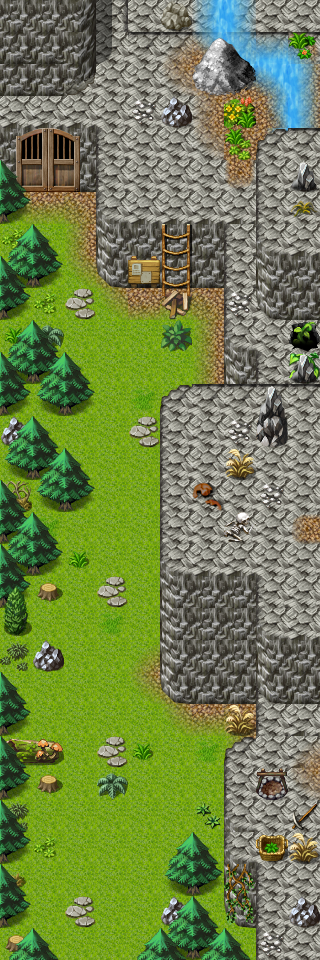

Below is a game level as drawn by its tile map, then a one-line description and the .tmx that defines it (tile-layer data replaced by summaries):
An orthogonal 10x30 tile map with 32x32 px tiles, 6 tile layers (Base, Ground, Objects, Objects_1, ...), 3 hidden layers not drawn, 60 tilesets and 28 objects (8x script, 8x replace, 6x spawn, 4x mapchange, 2x key).

<map version="1.5" tiledversion="1.7.2" orientation="orthogonal" renderorder="right-down" width="10" height="30" tilewidth="32" tileheight="32" infinite="0" nextlayerid="14" nextobjectid="29">
 <tileset firstgid="1" name="map_bed_1" tilewidth="32" tileheight="32" tilecount="128" columns="16">
  <image source="../drawable/map_bed_1.png" width="512" height="256" />
 </tileset>
 <tileset firstgid="129" name="map_border_1" tilewidth="32" tileheight="32" tilecount="128" columns="16">
  <image source="../drawable/map_border_1.png" width="512" height="256" />
 </tileset>
 <tileset firstgid="257" name="map_bridge_1" tilewidth="32" tileheight="32" tilecount="128" columns="16">
  <image source="../drawable/map_bridge_1.png" width="512" height="256" />
 </tileset>
 <tileset firstgid="385" name="map_bridge_2" tilewidth="32" tileheight="32" tilecount="128" columns="16">
  <image source="../drawable/map_bridge_2.png" width="512" height="256" />
 </tileset>
 <tileset firstgid="513" name="map_broken_1" tilewidth="32" tileheight="32" tilecount="128" columns="16">
  <image source="../drawable/map_broken_1.png" width="512" height="256" />
 </tileset>
 <tileset firstgid="641" name="map_cavewall_1" tilewidth="32" tileheight="32" tilecount="108" columns="18">
  <image source="../drawable/map_cavewall_1.png" width="576" height="192" />
 </tileset>
 <tileset firstgid="749" name="map_cavewall_2" tilewidth="32" tileheight="32" tilecount="108" columns="18">
  <image source="../drawable/map_cavewall_2.png" width="576" height="192" />
 </tileset>
 <tileset firstgid="857" name="map_cavewall_3" tilewidth="32" tileheight="32" tilecount="108" columns="18">
  <image source="../drawable/map_cavewall_3.png" width="576" height="192" />
 </tileset>
 <tileset firstgid="965" name="map_cavewall_4" tilewidth="32" tileheight="32" tilecount="108" columns="18">
  <image source="../drawable/map_cavewall_4.png" width="576" height="192" />
 </tileset>
 <tileset firstgid="1073" name="map_chair_table_1" tilewidth="32" tileheight="32" tilecount="128" columns="16">
  <image source="../drawable/map_chair_table_1.png" width="512" height="256" />
 </tileset>
 <tileset firstgid="1201" name="map_chair_table_2" tilewidth="32" tileheight="32" tilecount="128" columns="16">
  <image source="../drawable/map_chair_table_2.png" width="512" height="256" />
 </tileset>
 <tileset firstgid="1329" name="map_crate_1" tilewidth="32" tileheight="32" tilecount="128" columns="16">
  <image source="../drawable/map_crate_1.png" width="512" height="256" />
 </tileset>
 <tileset firstgid="1457" name="map_cupboard_1" tilewidth="32" tileheight="32" tilecount="128" columns="16">
  <image source="../drawable/map_cupboard_1.png" width="512" height="256" />
 </tileset>
 <tileset firstgid="1585" name="map_curtain_1" tilewidth="32" tileheight="32" tilecount="128" columns="16">
  <image source="../drawable/map_curtain_1.png" width="512" height="256" />
 </tileset>
 <tileset firstgid="1713" name="map_entrance_1" tilewidth="32" tileheight="32" tilecount="128" columns="16">
  <image source="../drawable/map_entrance_1.png" width="512" height="256" />
 </tileset>
 <tileset firstgid="1841" name="map_entrance_2" tilewidth="32" tileheight="32" tilecount="128" columns="16">
  <image source="../drawable/map_entrance_2.png" width="512" height="256" />
 </tileset>
 <tileset firstgid="1969" name="map_fence_1" tilewidth="32" tileheight="32" tilecount="128" columns="16">
  <image source="../drawable/map_fence_1.png" width="512" height="256" />
 </tileset>
 <tileset firstgid="2097" name="map_fence_2" tilewidth="32" tileheight="32" tilecount="128" columns="16">
  <image source="../drawable/map_fence_2.png" width="512" height="256" />
 </tileset>
 <tileset firstgid="2225" name="map_fence_3" tilewidth="32" tileheight="32" tilecount="128" columns="16">
  <image source="../drawable/map_fence_3.png" width="512" height="256" />
 </tileset>
 <tileset firstgid="2353" name="map_fence_4" tilewidth="32" tileheight="32" tilecount="128" columns="16">
  <image source="../drawable/map_fence_4.png" width="512" height="256" />
 </tileset>
 <tileset firstgid="2481" name="map_ground_1" tilewidth="32" tileheight="32" tilecount="128" columns="16">
  <image source="../drawable/map_ground_1.png" width="512" height="256" />
 </tileset>
 <tileset firstgid="2609" name="map_ground_2" tilewidth="32" tileheight="32" tilecount="128" columns="16">
  <image source="../drawable/map_ground_2.png" width="512" height="256" />
 </tileset>
 <tileset firstgid="2737" name="map_ground_3" tilewidth="32" tileheight="32" tilecount="128" columns="16">
  <image source="../drawable/map_ground_3.png" width="512" height="256" />
 </tileset>
 <tileset firstgid="2865" name="map_ground_4" tilewidth="32" tileheight="32" tilecount="128" columns="16">
  <image source="../drawable/map_ground_4.png" width="512" height="256" />
 </tileset>
 <tileset firstgid="2993" name="map_ground_5" tilewidth="32" tileheight="32" tilecount="128" columns="16">
  <image source="../drawable/map_ground_5.png" width="512" height="256" />
 </tileset>
 <tileset firstgid="3121" name="map_ground_6" tilewidth="32" tileheight="32" tilecount="128" columns="16">
  <image source="../drawable/map_ground_6.png" width="512" height="256" />
 </tileset>
 <tileset firstgid="3249" name="map_ground_7" tilewidth="32" tileheight="32" tilecount="128" columns="16">
  <image source="../drawable/map_ground_7.png" width="512" height="256" />
 </tileset>
 <tileset firstgid="3377" name="map_ground_8" tilewidth="32" tileheight="32" tilecount="128" columns="16">
  <image source="../drawable/map_ground_8.png" width="512" height="256" />
 </tileset>
 <tileset firstgid="3505" name="map_house_1" tilewidth="32" tileheight="32" tilecount="128" columns="16">
  <image source="../drawable/map_house_1.png" width="512" height="256" />
 </tileset>
 <tileset firstgid="3633" name="map_house_2" tilewidth="32" tileheight="32" tilecount="128" columns="16">
  <image source="../drawable/map_house_2.png" width="512" height="256" />
 </tileset>
 <tileset firstgid="3761" name="map_indoor_1" tilewidth="32" tileheight="32" tilecount="128" columns="16">
  <image source="../drawable/map_indoor_1.png" width="512" height="256" />
 </tileset>
 <tileset firstgid="3889" name="map_indoor_2" tilewidth="32" tileheight="32" tilecount="128" columns="16">
  <image source="../drawable/map_indoor_2.png" width="512" height="256" />
 </tileset>
 <tileset firstgid="4017" name="map_kitchen_1" tilewidth="32" tileheight="32" tilecount="128" columns="16">
  <image source="../drawable/map_kitchen_1.png" width="512" height="256" />
 </tileset>
 <tileset firstgid="4145" name="map_outdoor_1" tilewidth="32" tileheight="32" tilecount="128" columns="16">
  <image source="../drawable/map_outdoor_1.png" width="512" height="256" />
 </tileset>
 <tileset firstgid="4273" name="map_pillar_1" tilewidth="32" tileheight="32" tilecount="128" columns="16">
  <image source="../drawable/map_pillar_1.png" width="512" height="256" />
 </tileset>
 <tileset firstgid="4401" name="map_pillar_2" tilewidth="32" tileheight="32" tilecount="128" columns="16">
  <image source="../drawable/map_pillar_2.png" width="512" height="256" />
 </tileset>
 <tileset firstgid="4529" name="map_plant_1" tilewidth="32" tileheight="32" tilecount="128" columns="16">
  <image source="../drawable/map_plant_1.png" width="512" height="256" />
 </tileset>
 <tileset firstgid="4657" name="map_plant_2" tilewidth="32" tileheight="32" tilecount="128" columns="16">
  <image source="../drawable/map_plant_2.png" width="512" height="256" />
 </tileset>
 <tileset firstgid="4785" name="map_rock_1" tilewidth="32" tileheight="32" tilecount="128" columns="16">
  <image source="../drawable/map_rock_1.png" width="512" height="256" />
 </tileset>
 <tileset firstgid="4913" name="map_rock_2" tilewidth="32" tileheight="32" tilecount="128" columns="16">
  <image source="../drawable/map_rock_2.png" width="512" height="256" />
 </tileset>
 <tileset firstgid="5041" name="map_roof_1" tilewidth="32" tileheight="32" tilecount="128" columns="16">
  <image source="../drawable/map_roof_1.png" width="512" height="256" />
 </tileset>
 <tileset firstgid="5169" name="map_roof_2" tilewidth="32" tileheight="32" tilecount="128" columns="16">
  <image source="../drawable/map_roof_2.png" width="512" height="256" />
 </tileset>
 <tileset firstgid="5297" name="map_roof_3" tilewidth="32" tileheight="32" tilecount="128" columns="16">
  <image source="../drawable/map_roof_3.png" width="512" height="256" />
 </tileset>
 <tileset firstgid="5425" name="map_shop_1" tilewidth="32" tileheight="32" tilecount="128" columns="16">
  <image source="../drawable/map_shop_1.png" width="512" height="256" />
 </tileset>
 <tileset firstgid="5553" name="map_sign_ladder_1" tilewidth="32" tileheight="32" tilecount="128" columns="16">
  <image source="../drawable/map_sign_ladder_1.png" width="512" height="256" />
 </tileset>
 <tileset firstgid="5681" name="map_table_1" tilewidth="32" tileheight="32" tilecount="128" columns="16">
  <image source="../drawable/map_table_1.png" width="512" height="256" />
 </tileset>
 <tileset firstgid="5809" name="map_trail_1" tilewidth="32" tileheight="32" tilecount="128" columns="16">
  <image source="../drawable/map_trail_1.png" width="512" height="256" />
 </tileset>
 <tileset firstgid="5937" name="map_transition_1" tilewidth="32" tileheight="32" tilecount="128" columns="16">
  <image source="../drawable/map_transition_1.png" width="512" height="256" />
 </tileset>
 <tileset firstgid="6065" name="map_transition_2" tilewidth="32" tileheight="32" tilecount="128" columns="16">
  <image source="../drawable/map_transition_2.png" width="512" height="256" />
 </tileset>
 <tileset firstgid="6193" name="map_transition_3" tilewidth="32" tileheight="32" tilecount="128" columns="16">
  <image source="../drawable/map_transition_3.png" width="512" height="256" />
 </tileset>
 <tileset firstgid="6321" name="map_transition_4" tilewidth="32" tileheight="32" tilecount="128" columns="16">
  <image source="../drawable/map_transition_4.png" width="512" height="256" />
 </tileset>
 <tileset firstgid="6449" name="map_transition_6" tilewidth="32" tileheight="32" tilecount="144" columns="18">
  <image source="../drawable/map_transition_6.png" width="576" height="256" />
 </tileset>
 <tileset firstgid="6593" name="map_tree_1" tilewidth="32" tileheight="32" tilecount="128" columns="16">
  <image source="../drawable/map_tree_1.png" width="512" height="256" />
 </tileset>
 <tileset firstgid="6721" name="map_tree_2" tilewidth="32" tileheight="32" tilecount="128" columns="16">
  <image source="../drawable/map_tree_2.png" width="512" height="256" />
 </tileset>
 <tileset firstgid="6849" name="map_wall_1" tilewidth="32" tileheight="32" tilecount="128" columns="16">
  <image source="../drawable/map_wall_1.png" width="512" height="256" />
 </tileset>
 <tileset firstgid="6977" name="map_wall_2" tilewidth="32" tileheight="32" tilecount="120" columns="15">
  <image source="../drawable/map_wall_2.png" width="480" height="256" />
 </tileset>
 <tileset firstgid="7097" name="map_wall_3" tilewidth="32" tileheight="32" tilecount="120" columns="15">
  <image source="../drawable/map_wall_3.png" width="480" height="256" />
 </tileset>
 <tileset firstgid="7217" name="map_wall_4" tilewidth="32" tileheight="32" tilecount="120" columns="15">
  <image source="../drawable/map_wall_4.png" width="480" height="256" />
 </tileset>
 <tileset firstgid="7337" name="map_window_1" tilewidth="32" tileheight="32" tilecount="128" columns="16">
  <image source="../drawable/map_window_1.png" width="512" height="256" />
 </tileset>
 <tileset firstgid="7465" name="map_window_2" tilewidth="32" tileheight="32" tilecount="128" columns="16">
  <image source="../drawable/map_window_2.png" width="512" height="256" />
 </tileset>
 <layer id="1" name="Base" width="10" height="30">
  <data>[300 cells, 3 non-empty, 3 distinct tile ids]</data>
 </layer>
 <layer id="2" name="Ground" width="10" height="30">
  <data>[300 cells, 300 non-empty, 16 distinct tile ids]</data>
 </layer>
 <layer id="3" name="Objects" width="10" height="30">
  <data>[300 cells, 137 non-empty, 61 distinct tile ids]</data>
 </layer>
 <layer id="4" name="Objects_1" width="10" height="30">
  <data>[300 cells, 8 non-empty, 8 distinct tile ids]</data>
 </layer>
 <layer id="5" name="Above" width="10" height="30">
  <data>[300 cells, 62 non-empty, 32 distinct tile ids]</data>
 </layer>
 <layer id="6" name="Top" width="10" height="30">
  <data>[300 cells, 8 non-empty, 8 distinct tile ids]</data>
 </layer>
 <layer id="7" name="Walkable" width="10" height="30" visible="0">
  <data>[300 cells, 189 non-empty, 1 distinct tile ids]</data>
 </layer>
 <layer id="8" name="Walkable_2" width="10" height="30" visible="0">
  <data>[300 cells, 189 non-empty, 1 distinct tile ids]</data>
 </layer>
 <layer id="9" name="Walkable_1" width="10" height="30" visible="0">
  <data>[300 cells, 208 non-empty, 1 distinct tile ids]</data>
 </layer>
 <objectgroup id="10" name="Mapevents" visible="0">
  <object id="1" name="south" type="mapchange" x="64" y="928" width="64" height="32">
   <properties>
    <property name="map" value="blackwater_mountain14" />
    <property name="place" value="north2" />
   </properties>
  </object>
  <object id="2" name="bwm17_vine_selector" type="script" x="224" y="800" width="96" height="32">
   <properties>
    <property name="when" value="enter" />
   </properties>
  </object>
  <object id="3" name="bwm17_heights_1" type="script" x="32" y="896" width="128" height="32">
   <properties>
    <property name="when" value="enter" />
   </properties>
  </object>
  <object id="4" name="bwm17_heights2_1" type="script" x="256" y="480" width="32" height="96">
   <properties>
    <property name="when" value="enter" />
   </properties>
  </object>
  <object id="5" name="bwm17_heights2_1" type="script" x="128" y="192" width="96" height="32">
   <properties>
    <property name="when" value="enter" />
   </properties>
  </object>
  <object id="6" name="bwm17_heights_1" type="script" x="160" y="256" width="32" height="32">
   <properties>
    <property name="when" value="enter" />
   </properties>
  </object>
  <object id="7" name="hole" type="mapchange" x="288" y="320" width="32" height="32">
   <properties>
    <property name="map" value="blackwater_mountain71" />
    <property name="place" value="up" />
   </properties>
  </object>
  <object id="8" name="east" type="mapchange" x="288" y="512" width="32" height="32">
   <properties>
    <property name="map" value="blackwater_mountain15" />
    <property name="place" value="west" />
   </properties>
  </object>
  <object id="9" name="bwm70_sign" type="script" x="128" y="288" width="32" height="32">
   <properties>
    <property name="when" value="enter" />
   </properties>
  </object>
  <object id="10" name="bwm17_heights2_1" type="script" x="256" y="736" width="32" height="96">
   <properties>
    <property name="when" value="enter" />
   </properties>
  </object>
  <object id="11" name="east2" type="mapchange" x="288" y="704" width="32" height="96">
   <properties>
    <property name="map" value="blackwater_mountain15" />
    <property name="place" value="west2" />
   </properties>
  </object>
  <object id="12" name="bwm70_corpse" type="script" x="224" y="512" width="32" height="32">
   <properties>
    <property name="when" value="enter" />
   </properties>
  </object>
 </objectgroup>
 <objectgroup id="11" name="Spawn" visible="0">
  <object id="13" name="forestboar2" type="spawn" x="64" y="576" width="96" height="256">
   <properties>
    <property name="quantity" value="2" />
    <property name="spawngroup" value="forestboar4" />
   </properties>
  </object>
  <object id="14" name="gornaud_2" type="spawn" x="128" y="64" width="128" height="128">
   <properties>
    <property name="spawngroup" value="gornaud_2" />
   </properties>
  </object>
  <object id="15" name="gornaud_1" type="spawn" x="192" y="416" width="96" height="128">
   <properties>
    <property name="spawngroup" value="gornaud_2" />
   </properties>
  </object>
  <object id="16" name="forestboar1" type="spawn" x="32" y="288" width="96" height="160">
   <properties>
    <property name="spawngroup" value="forestboar4" />
   </properties>
  </object>
  <object id="17" name="primwolf2" type="spawn" x="64" y="224" width="32" height="64">
   <properties>
    <property name="spawngroup" value="primwolf2" />
   </properties>
  </object>
  <object id="18" name="bwm17_worker" type="spawn" x="128" y="288" width="32" height="32">
   <properties>
    <property name="spawngroup" value="bwm17_worker" />
   </properties>
  </object>
 </objectgroup>
 <objectgroup id="12" name="Keys" visible="0">
  <object id="19" name="bwm17_hole" type="key" x="288" y="320" width="32" height="32">
   <properties>
    <property name="phrase" value="bwm17_vine2_1" />
    <property name="requireId" value="bwm17_vine" />
    <property name="requireType" value="questProgress" />
    <property name="requireValue" value="2" />
   </properties>
  </object>
  <object id="20" name="bwm17_questenabled" type="key" x="160" y="256" width="32" height="64">
   <properties>
    <property name="phrase" value="bwm17_questenabled" />
    <property name="requireId" value="bwm17_vine" />
    <property name="requireType" value="questProgress" />
    <property name="requireValue" value="3" />
   </properties>
  </object>
 </objectgroup>
 <objectgroup id="13" name="Replace" visible="0">
  <object id="21" name="bwm17_questenabled2" type="replace" x="256" y="832" width="32" height="32">
   <properties>
    <property name="Objects" value="Objects_1" />
    <property name="requireId" value="bwm17_vine" />
    <property name="requireType" value="questProgress" />
    <property name="requireValue" value="3" />
   </properties>
  </object>
  <object id="22" name="bwm17_vine:2" type="replace" x="288" y="320" width="32" height="64">
   <properties>
    <property name="Objects" value="Objects_1" />
   </properties>
  </object>
  <object id="23" name="bwm17_vine:1" type="replace" x="256" y="832" width="32" height="32">
   <properties>
    <property name="Objects" value="Above" />
   </properties>
  </object>
  <object id="24" name="bwm17_heights:1" type="replace" x="32" y="0" width="256" height="960">
   <properties>
    <property name="Walkable" value="Walkable_2" />
    <property name="requireId" value="bwm17_heights" />
    <property name="requireType" value="questProgress" />
    <property name="requireValue" value="1" />
   </properties>
  </object>
  <object id="25" name="bwm17_heights:2" type="replace" x="32" y="0" width="256" height="960">
   <properties>
    <property name="Walkable" value="Walkable_1" />
    <property name="requireId" value="bwm17_heights" />
    <property name="requireNegation" value="true" />
    <property name="requireType" value="questProgress" />
    <property name="requireValue" value="1" />
   </properties>
  </object>
  <object id="26" name="bwm17_heights:2" type="replace" x="288" y="384" width="32" height="256">
   <properties>
    <property name="Walkable" value="Walkable_1" />
    <property name="requireId" value="bwm17_heights" />
    <property name="requireNegation" value="true" />
    <property name="requireType" value="questProgress" />
    <property name="requireValue" value="1" />
   </properties>
  </object>
  <object id="27" name="bwm17_heights:1" type="replace" x="288" y="384" width="32" height="256">
   <properties>
    <property name="Walkable" value="Walkable_2" />
    <property name="requireId" value="bwm17_heights" />
    <property name="requireType" value="questProgress" />
    <property name="requireValue" value="1" />
   </properties>
  </object>
  </objectgroup>
</map>
<!-- 1 of 28 objects omitted -->
